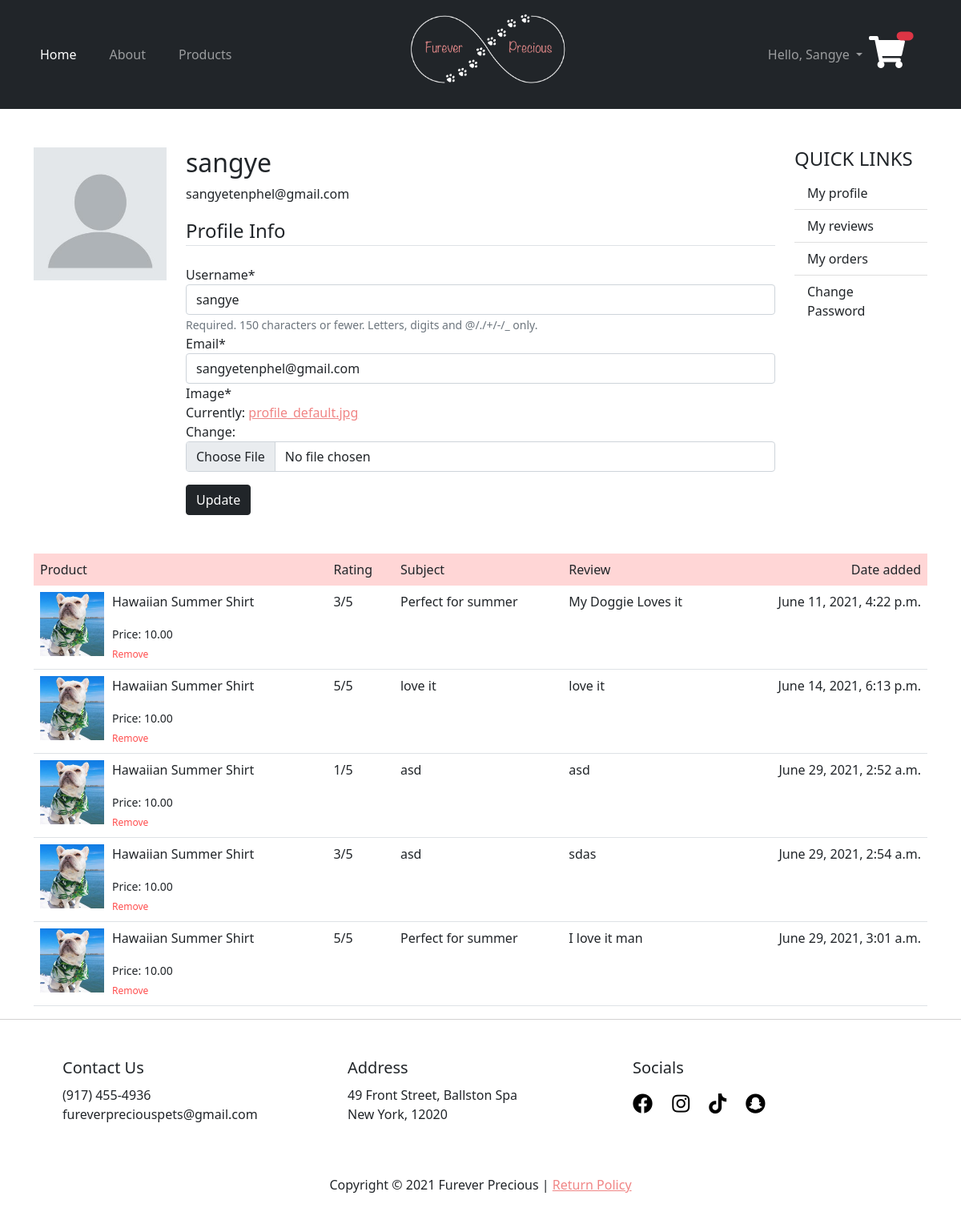
The page /user/profile/ (signed in) on the database its author committed.
### users/models.py (models this page shows, shortened)
class Profile(models.Model):
    user = models.OneToOneField(User, on_delete=models.CASCADE)
    image = models.ImageField(default='profile_default.jpg', upload_to='profile_pics')
    def image_tag(self):
        return mark_safe(f'<img src="{self.image.url}" height="50">')
    image_tag.short_description = 'Profile Pic'

### store/models.py (models this page shows, shortened)
class Review(models.Model):
    reviewer = models.ForeignKey(User, on_delete=models.CASCADE)
    product = models.ForeignKey(Product, on_delete=models.CASCADE)
    subject = models.CharField(max_length=150, blank=True)
    review = models.TextField(blank=True)
    rating = models.IntegerField()
    date_added = models.DateTimeField(auto_now=True)

class Product(models.Model):
    VARIANTS = (
        ('None', 'None'),
        ('Size', 'Size'),
        ('Color', 'Color'),
        ('Size-Color', 'Size-Color')
    )
    name = models.CharField(max_length=255)
    price = models.DecimalField(max_digits=6, decimal_places=2)
    keyword = models.CharField(max_length=255)
    date_added = models.DateTimeField(default=timezone.now)
    image = models.ImageField(upload_to='products')
    description = RichTextUploadingField()
    variant = models.CharField(max_length=10, choices=VARIANTS, default='None')
    def image_tag(self):
        return mark_safe(f'<img src="{self.image.url}" height="50">')
    image_tag.short_description = "Product Image"

### users/views.py (the view)
# urls.py: path('profile/', views.user_profile, name='user-profile'),
@login_required
def user_profile(request):
    if request.method == 'POST':
        u_form = UserUpdateForm(request.POST, instance=request.user)
        p_form = ProfileUpdateForm(request.POST, request.FILES, instance=request.user.profile)
        if u_form.is_valid() and p_form.is_valid():
            u_form.save()
            p_form.save()
            messages.success(request, f'Your account has been updated!')
            return redirect('profile')
    else:
        u_form = UserUpdateForm(instance=request.user)
        p_form = ProfileUpdateForm(instance=request.user.profile)
    reviews = Review.objects.filter(reviewer=request.user)
    context = {
        'u_form': u_form,
        'p_form': p_form,
        'reviews': reviews,
    }
    return render(request, 'users/profile.html', context)

### users/forms.py
class UserUpdateForm(forms.ModelForm):
    email = forms.EmailField()
    class Meta:
        model = User
        fields = ['username', 'email']

class ProfileUpdateForm(forms.ModelForm):
    class Meta:
        model = Profile
        fields = ['image']
        widgets = {
            'image': forms.ClearableFileInput(attrs={'class': 'form-control mb-3'})
        }

### users/templates/users/profile.html (shortened to what this page needs)
{% extends 'store/base.html' %}
{% load static %}
{% load crispy_forms_tags %}
{% block content %}
<div class="container mt-5">
    <div class="row">
        <div class="col-2">
            <img class="img-fluid" src="{{ user.profile.image.url }}" alt="">
        </div>
        <div class="col">
            <h2>{{ user.username }}</h2>
            <p>{{ user.email }}</p>
            <form action="" method="POST" enctype="multipart/form-data">
                <fieldset class="form-group">
                    <legend class="border-bottom mb-4">Profile Info</legend>
                    {{ u_form|crispy }}
                    {{ p_form|crispy }}
                </fieldset>
                <button class="btn btn-dark" type="submit">Update</button>
            </form>
        </div>
        <div class="col-2 list-group-flush">
            <h4 class="fw-normal">QUICK LINKS</h4>
            <a href="" class="list-group-item list-group-item-action">My profile</a>
            <a href="#my-comments" class="list-group-item list-group-item-action">My reviews</a>
            <a href="" class="list-group-item list-group-item-action">My orders</a>
            <a href="{% url 'change-password' %}" class="list-group-item list-group-item-action">Change Password</a>
        </div>
        <div class="table-responsive" id="my-reviews">
            {% if reviews %}
                <table class="table mt-5">
                    <thead>
                        <tr>
                            <th>Product</th>
                            <th>Rating</th>
                            <th>Subject</th>
                            <th>Review</th>
                            <th>Date added</th>
                        </tr>
                    </thead>
                    <tbody>
                        {% for review in reviews %}
                            <tr>
                                <td>
                                    <div class="cart-info">
                                        <img src="{{ review.product.image.url }}" alt="">
                                        <div>
                                            <p>{{ review.product.name }}</p>
                                            <small>Price: {{ review.product.price }}</small>
                                            <br>
                                            <a href="{% url 'user-review-delete' review.id %}" onclick="return confirm('Delete review for {{ review.product.name }}?');">Remove</a>
                                        </div>
                                    </div>
                                </td>
                                <td>{{ review.rating }}/5</td>
                                <td>{{ review.subject }}</td>
                                <td>{{ review.review }}</td>
                                <td>{{ review.date_added }}</td>
                            </tr>
                        {% endfor %}
                    </tbody>
                </table>
            {% else %}
                <div class="p-5 text-center">
                    <h2>My reviews</h2>
                    <p>Your haven't reviewed any products yet.</p>
                    <a href="{% url 'products' %}" class="link">Continue shopping</a>
                </div>
            {% endif %}
        </div>
    </div>
</div>
{% endblock content %}

### store/templates/store/base.html (shortened to what this page needs)
{% load static %}
<!doctype html>
<html lang="en">
  <head>
    <link href="https://cdn.jsdelivr.net/npm/bootstrap@5.0.1/dist/css/bootstrap.min.css" rel="stylesheet">
    <link rel="stylesheet" href="https://cdnjs.cloudflare.com/ajax/libs/font-awesome/5.15.3/css/all.min.css">
    <link rel="stylesheet" type="text/css" href="{% static 'store/style.css' %}">
  </head>
  <body>
    <nav class="navbar navbar-expand-lg navbar-dark bg-dark py-5">
      <div class="container">
        <a class="navbar-brand navbar-brand-centered" href="{% url 'store-home' %}">
          <img src="{% static 'store/images/fureverprecious-logo.png' %}" alt="">
        </a>
        <div class="collapse navbar-collapse" id="navbarSupportedContent">
          <ul class="navbar-nav me-auto mb-2 mb-md-0">
            <li class="nav-item">
              <a class="nav-link active" aria-current="page" href="{% url 'store-home' %}">Home</a>
            </li>
            <li class="nav-item">
              <a class="nav-link" aria-current="page" href="#">About</a>
            </li>
            <li class="nav-item">
              <a class="nav-link" href="{% url 'products' %}">Products</a>
            </li>
          </ul>
          <ul class="navbar-nav">
            {% if user.is_authenticated %}
              <li class="nav-item dropdown">
                <a class="nav-link dropdown-toggle" href="#" id="navbarDropdown" role="button" data-bs-toggle="dropdown" aria-expanded="false">
                  Hello, {{ user.username|title }}
                </a>
              </li>
            {% endif %}
          </ul>
        </div>
        <li class="nav-item">
          <a href="{% url 'cart' %}">
            <i class="fas fa-shopping-cart">
              <span class="position-absolute top-0 start-100 translate-middle badge rounded-pill bg-danger fs-6">
              </span>
            </i>
          </a>
        </li>
      </div>
    </nav>
    {% block content %}
    {% endblock %}
    <footer class="pt-5 pt-sm-0">
        <div class="container-lg p-md-4 p-lg-5">
            <div class="row">
                <div class="col-sm pb-4 pb-sm-0">
                    <h5>Contact Us</h5>
                    <ul>
                      <li>(917) 455-4936</li>
                      <li>fureverpreciouspets@gmail.com</li>
                    </ul>
                </div>
                <div class="col-sm pb-4 pb-sm-0">
                  <h5>Address</h5>
                  <ul>
                    <li>49 Front Street, Ballston Spa</li>
                    <li>New York, 12020</li>
                  </ul>
                </div>
                <div class="col-sm pb-4 pb-sm-0 socials">
                  <h5>Socials</h5>
                    <a href=""><i class="fab fa-facebook"></i></a>
                    <a href=""><i class="fab fa-instagram"></i></a>
                    <a href=""><i class="fab fa-tiktok"></i></a>
                    <a href=""><i class="fab fa-snapchat"></i></a>
                </div>
            </div>
        </div>
        <div class="text-center pb-3 mt-4 mt-sm-0">
          <p>Copyright &copy; 2021 Furever Precious | <a href="" class="link">Return Policy</a></p>
        </div>
    </footer>
  </body>
</html>

### store/static/store/style.css (style rules this page uses)
a { transition: all .2s ease-in; color: #f08585; }
.navbar-brand-centered { position: absolute; left: 50%; top: 10px; text-align: center; }
.navbar>.container .navbar-brand-centered { margin-left: -100px; }
.navbar-brand img { width: 220px; }
.fa-shopping-cart { font-size: 40px; top: 45px; right: 70px; position: absolute; color: white; }
.nav-item { padding-right: 25px; }
footer { border-top: 1px solid rgb(211, 209, 209); }
footer ul { list-style-type: none; padding: 0; }
footer h5 { margin-bottom: 10px; }
.socials i { margin-top: 10px; padding-right: 20px; font-size: 25px; color: black; }
.table th { background: #ffd6d6; font-weight: normal; border: none; }
.cart-info { display: flex; flex-wrap: wrap; }
.cart-info a { text-decoration: none; }
td a { color: #ff4e4e; font-size: 12px; }
td img { width: 80px; height: 80px; margin-right: 10px; }
th:last-child, td:last-child { text-align: right; }

### rows shown on the page
Review: product.image (picture), product.name "Hawaiian Summer Shirt", product.price "10.00", rating "3", subject "Perfect for summer", review "My Doggie Loves it", date_added "June 11, 2021, 4:22 p.m."
Review: product.image (picture), product.name "Hawaiian Summer Shirt", product.price "10.00", rating "5", subject "love it", review "love it", date_added "June 14, 2021, 6:13 p.m."
Review: product.image (picture), product.name "Hawaiian Summer Shirt", product.price "10.00", rating "1", subject "asd", review "asd", date_added "June 29, 2021, 2:52 a.m."
Review: product.image (picture), product.name "Hawaiian Summer Shirt", product.price "10.00", rating "3", subject "asd", review "sdas", date_added "June 29, 2021, 2:54 a.m."
Review: product.image (picture), product.name "Hawaiian Summer Shirt", product.price "10.00", rating "5", subject "Perfect for summer", review "I love it man", date_added "June 29, 2021, 3:01 a.m."

### other values the page prints
{{ user.username|title }} "Sangye"
{{ user.username }} "sangye"
{{ user.email }} "sangyetenphel@gmail.com"
